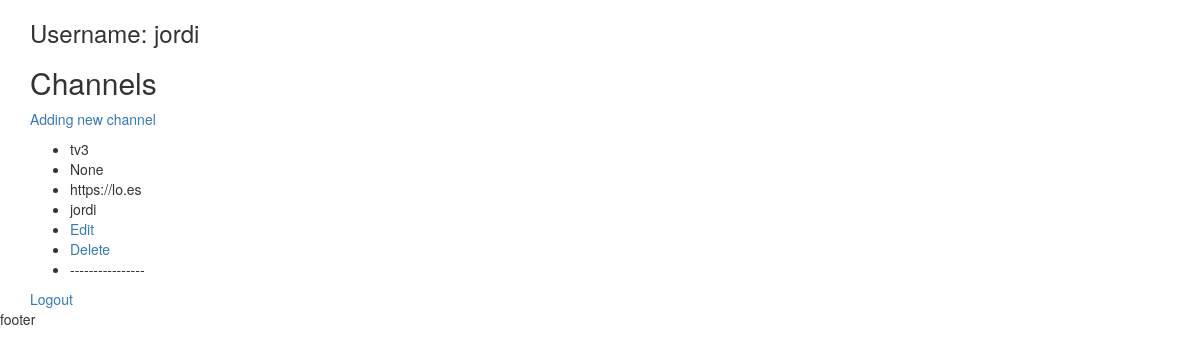
Before: /tv/channels (signed in) with the older database file.
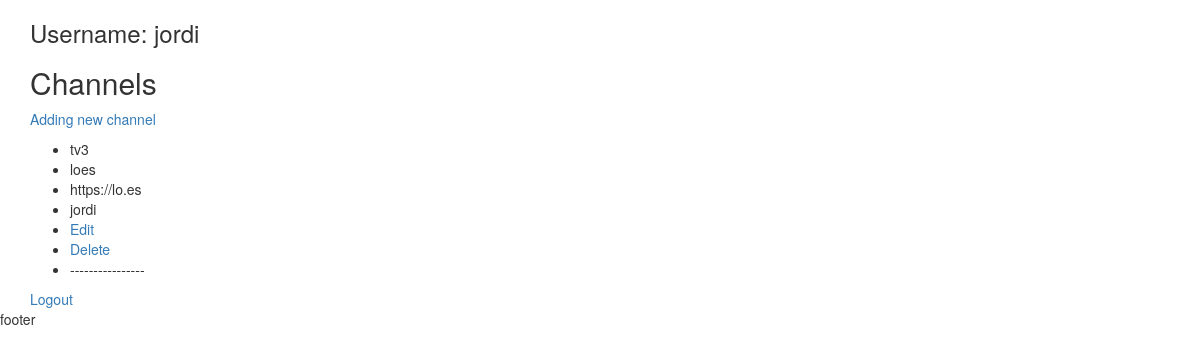
After: the same page with the newer database file.
### common/models/user_model.py (models this page shows)
class User(auth_models.AbstractUser):
    class Meta:
        verbose_name = _('user')
        verbose_name_plural = _('users')
        permissions = (
        )
    creation_date = models.DateTimeField(
        blank=False,
        null=False,
        auto_now_add=True,
        db_index=True,
        verbose_name=_('Creation date'),
    )
    modification_date = models.DateTimeField(
        blank=False,
        null=False,
        auto_now_add=True,
        db_index=True,
        verbose_name=_('Modification date'),
    )
    delete_date = models.DateTimeField(
        blank=True,
        null=True,
        db_index=True,
        verbose_name=_('Delete date')
    )
    profile_photo = models.ImageField(
        blank=True,
        null=True,
        upload_to='photos/profile/'
    )

### tv/models/streaming_channel.py (models this page shows, shortened)
class StreamingChannel(BaseModel):
    class Meta:
        verbose_name = _('Streaming channel')
        verbose_name_plural = _('Streaming channels')
        permissions = (
        )
    name = CharField(
        null=False,
        blank=False,
        max_length=25,
        verbose_name=_('Name')
    )
    description = CharField(
        null=True,
        blank=True,
        max_length=1024,
        verbose_name=_('Description')
    )
    icon = ImageField(
        null=True,
        blank=True,
        verbose_name=_('Channel icon'),
        upload_to='images/%Y/%m/%d/channel_icons'
    )
    url = URLField(
        null=False,
        blank=False,
        verbose_name=_('URL streaming channel')
    )
    owner_user = ForeignKey(
        User,
        default=None,
        related_name='channels',
        verbose_name=_('Owner streaming channels'),
    )

### tv/views/crud.py (the view)
class StreamingChannelListView(LoginRequiredMixin, ListView):
    model = StreamingChannel
    template_name = 'channels_list.html'
    def get_queryset(self):
        return self.model.objects.filter(owner_user=self.request.user)

### tv/templates/channels_list.html (shortened to what this page needs)
{% extends 'base.html' %}
{% load i18n %}
{% block css %}
    {{ block.super }}
{% endblock css %}
{% block content %}
    <h3> Username: {{ request.user }}</h3>
    <h2>Channels</h2> <p><a href="{% url 'tv:new_channel' %}">{% trans "Adding new channel" %}</a></p>
    <ul>
        {% for channel in object_list %}
            <li>{{ channel.name }}</li>
            <li>{{ channel.description }}</li>
            <li>{{ channel.url }}</li>
            <li>{{ channel.owner_user }}</li>
            <li><a href="{% url 'tv:update_channel' channel.pk %}">Edit</a></li>
            <li><a href="{% url 'tv:delete_channel' channel.pk %}">Delete</a></li>
            <li>----------------</li>
        {% empty %}
            <li>No channels yet.</li>
        {% endfor %}
    </ul>
  <a href="{% url 'logout' %}">Logout</a>
{% endblock %}

### common/templates/base.html (shortened to what this page needs)
{% load staticfiles %}
{% load i18n %}
{% get_current_language as LANGUAGE_CODE %}
<!DOCTYPE html>
<html lang="en">
    <head>
        {% block css %}
            <link href="{% static 'css/libs/bootstrap/bootstrap.min.css' %}" rel="stylesheet">
        {% endblock %}
    </head>
    <body>
        <div class="container">
            {% block content %}{% endblock %}
        </div>
        <div class="footer">
            footer
        </div>
    </body>
</html>

Changed rows visible on the page:
changed StreamingChannel "tv3": description "None" → "loes"
